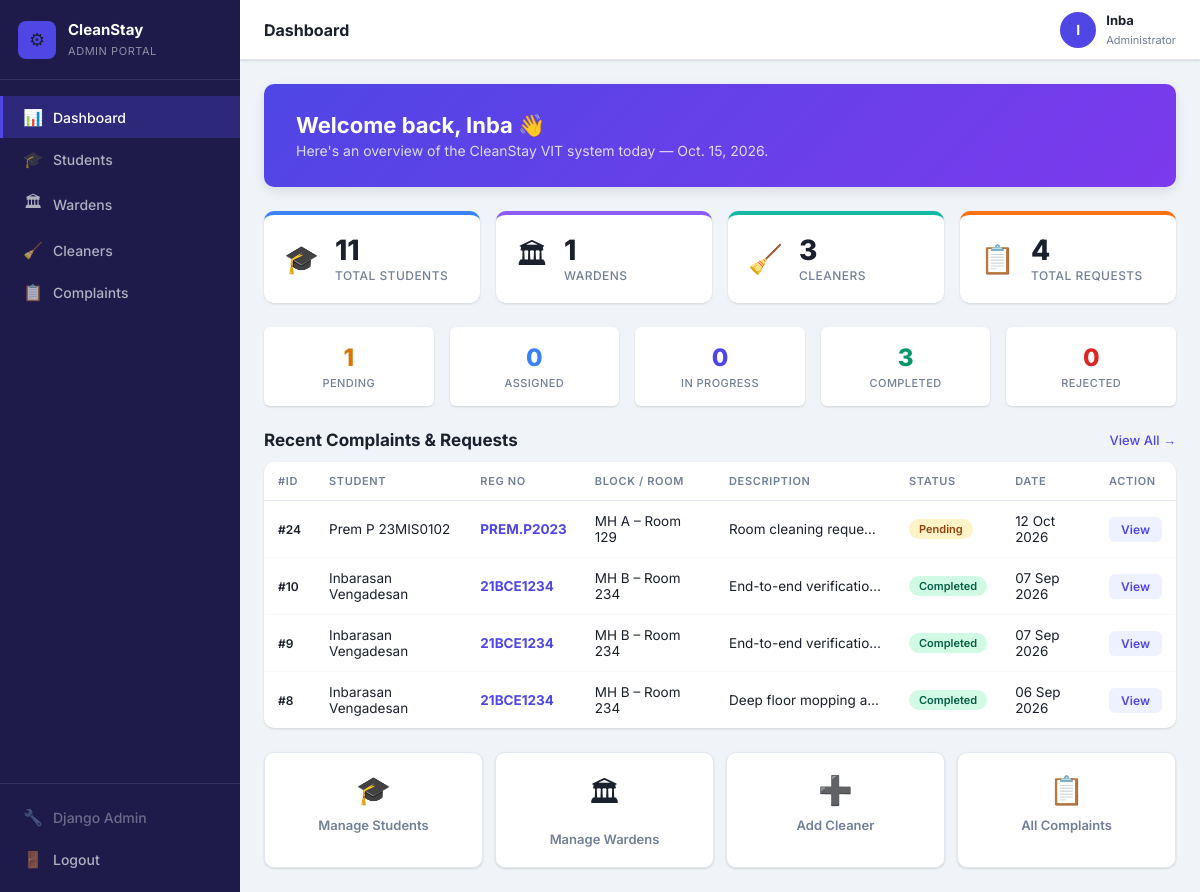
The page /portal/ (signed in) on the database its author committed.
### accounts/models.py (models this page shows, shortened)
class User(AbstractUser):
    username = None
    ROLE_CHOICES = [
        ("student", "Student"),
        ("warden", "Warden"),
        ("cleaner", "Cleaner"),
        ("admin", "Admin"),
    ]
    name = models.CharField(
        max_length=100
    )
    email = models.EmailField(
        unique=True,
        blank=True,
        null=True
    )
    phone = models.CharField(
        max_length=10,
        unique=True,
        blank=True,
        null=True
    )
    role = models.CharField(
        max_length=20,
        choices=ROLE_CHOICES
    )
    USERNAME_FIELD = "email"
    REQUIRED_FIELDS = ["name"]
    objects = UserManager()

### cleaning/models.py (models this page shows, shortened)
class CleaningRequest(models.Model):
    TIME_SLOT_CHOICES = [
        ("09:00-10:00", "9:00 AM - 10:00 AM"),
        ("10:00-11:00", "10:00 AM - 11:00 AM"),
        ("14:00-15:00", "2:00 PM - 3:00 PM"),
        ("16:00-17:00", "4:00 PM - 5:00 PM"),
        ("18:00-19:00", "6:00 PM - 7:00 PM"),
    ]
    CLEANING_TYPE_CHOICES = [
        ("room_cleaning", "Room Cleaning"),
        ("sweeping", "Sweeping"),
        ("mopping", "Mopping"),
        ("dusting", "Dusting"),
        ("full", "Full Room Cleaning"),
    ]
    STATUS_CHOICES = [
        ("pending", "Pending"),
        ("approved", "Approved"),
        ("assigned", "Assigned"),
        ("scheduled", "Scheduled"),
        ("in_progress", "In Progress"),
        ("completed", "Completed"),
        ("confirmed", "Confirmed by Student"),
        ("not_cleaned", "Not Cleaned"),
        ("cancelled", "Cancelled"),
        ("rejected", "Rejected"),
    ]
    student = models.ForeignKey(
        StudentProfile,
        on_delete=models.CASCADE,
        related_name="cleaning_requests",
    )
    room = models.ForeignKey(
        "students.Room",
        on_delete=models.PROTECT,
        related_name="cleaning_requests",
        null=True,
        blank=True,
    )
    hostel_allocation = models.ForeignKey(
        HostelAllocation,
        on_delete=models.PROTECT,
        related_name="cleaning_requests",
    )
    cleaning_date = models.DateField()
    time_slot = models.CharField(
        max_length=20,
        choices=TIME_SLOT_CHOICES,
    )
    cleaning_type = models.CharField(
        max_length=20,
        choices=CLEANING_TYPE_CHOICES,
        default="room_cleaning",
    )
    description = models.TextField(
        blank=True,
        help_text="Description of what needs to be cleaned in the room.",
    )
    remarks = models.TextField(
        blank=True,
        help_text="Any special instructions for the cleaner (optional).",
    )
    warden_notes = models.TextField(
        blank=True,
        help_text="Internal notes added by the warden.",
    )
    status = models.CharField(
        max_length=20,
        choices=STATUS_CHOICES,
        default="pending",
    )
    assigned_cleaner = models.ForeignKey(
        CleanerProfile,
        on_delete=models.SET_NULL,
        null=True,
        blank=True,
        related_name="assigned_requests",
    )
    assigned_by = models.ForeignKey(
        WardenProfile,
        on_delete=models.SET_NULL,
        null=True,
        blank=True,
        related_name="assigned_requests",
    )
    completion_date = models.DateField(
        null=True,
        blank=True,
    )
    created_at = models.DateTimeField(auto_now_add=True)
    updated_at = models.DateTimeField(auto_now=True)
    class Meta:
        ordering = ["-created_at"]
        constraints = [
            models.UniqueConstraint(
                fields=["room"],
                condition=models.Q(status__in=ACTIVE_STATUSES),
                name="unique_active_cleaning_request_per_room",
            )
        ]
    @property
    def get_description(self):
        return self.description.strip() if self.description else (self.remarks.strip() if self.remarks else "Room cleaning requested")

### students/models.py (models this page shows, shortened)
class StudentProfile(models.Model):
    user = models.OneToOneField(
        settings.AUTH_USER_MODEL,
        on_delete=models.CASCADE,
        related_name="student_profile"
    )
    registration_number = models.CharField(
        max_length=20,
        blank=True,
        default="",
        help_text="Student Registration Number (e.g. 21BCE1234)"
    )
    def get_registration_number(self):
        if self.registration_number:
            return self.registration_number.strip().upper()

class HostelAllocation(models.Model):
    student = models.ForeignKey(
        StudentProfile,
        on_delete=models.CASCADE,
        related_name="allocations"
    )
    room = models.ForeignKey(
        Room,
        on_delete=models.CASCADE,
        related_name="allocations",
        null=True,
        blank=True
    )
    hostel_name = models.CharField(
        max_length=100,
        default="VIT Men's Hostel"
    )
    block = models.CharField(
        max_length=20,
        choices=HOSTEL_BLOCK_CHOICES
    )
    room_number = models.CharField(
        max_length=10
    )
    academic_year = models.CharField(
        max_length=20
    )
    is_current = models.BooleanField(
        default=True
    )
    created_at = models.DateTimeField(
        auto_now_add=True
    )
    class Meta:
        ordering = [
            "-is_current",
            "-created_at"
        ]

### portal/views.py (the view)
    @login_required
    def wrapper(request, *args, **kwargs):
        if getattr(request.user, "role", None) != "admin":
            return HttpResponseForbidden(
                "This page is accessible to administrators only."
            )
        return view_fn(request, *args, **kwargs)

### portal/views.py (called while the page is built)
def admin_required(view_fn):
    @login_required
    def wrapper(request, *args, **kwargs):
        if getattr(request.user, "role", None) != "admin":
            return HttpResponseForbidden(
                "This page is accessible to administrators only."
            )
        return view_fn(request, *args, **kwargs)
    wrapper.__name__ = view_fn.__name__
    return wrapper

### templates/portal/dashboard.html (shortened to what this page needs)
{% extends "portal/base.html" %}
{% block page_title %}Dashboard{% endblock %}
{% block nav_dashboard %}active{% endblock %}
{% block content %}
<div class="portal-page">
    <div class="portal-welcome-banner">
        <div class="welcome-text">
            <h1>Welcome back, {{ request.user.name|default:"Administrator" }} 👋</h1>
            <p>Here's an overview of the CleanStay VIT system today — {{ today }}.</p>
        </div>
    </div>
    <div class="stats-grid">
        <div class="stat-card stat-blue">
            <div class="stat-icon">🎓</div>
            <div class="stat-body">
                <div class="stat-number">{{ total_students }}</div>
                <div class="stat-label">Total Students</div>
            </div>
        </div>
        <div class="stat-card stat-purple">
            <div class="stat-icon">🏛</div>
            <div class="stat-body">
                <div class="stat-number">{{ total_wardens }}</div>
                <div class="stat-label">Wardens</div>
            </div>
        </div>
        <div class="stat-card stat-teal">
            <div class="stat-icon">🧹</div>
            <div class="stat-body">
                <div class="stat-number">{{ total_cleaners }}</div>
                <div class="stat-label">Cleaners</div>
            </div>
        </div>
        <div class="stat-card stat-orange">
            <div class="stat-icon">📋</div>
            <div class="stat-body">
                <div class="stat-number">{{ total_requests }}</div>
                <div class="stat-label">Total Requests</div>
            </div>
        </div>
    </div>
    <div class="stats-grid stats-grid-5">
        <div class="mini-stat mini-yellow">
            <div class="mini-number">{{ pending_requests }}</div>
            <div class="mini-label">Pending</div>
        </div>
        <div class="mini-stat mini-blue">
            <div class="mini-number">{{ assigned_requests }}</div>
            <div class="mini-label">Assigned</div>
        </div>
        <div class="mini-stat mini-indigo">
            <div class="mini-number">{{ inprogress_requests }}</div>
            <div class="mini-label">In Progress</div>
        </div>
        <div class="mini-stat mini-green">
            <div class="mini-number">{{ completed_requests }}</div>
            <div class="mini-label">Completed</div>
        </div>
        <div class="mini-stat mini-red">
            <div class="mini-number">{{ rejected_requests }}</div>
            <div class="mini-label">Rejected</div>
        </div>
    </div>
    <div class="portal-section">
        <div class="section-header">
            <h2>Recent Complaints &amp; Requests</h2>
            <a href="{% url 'portal:portal_complaints' %}" class="btn-link">View All →</a>
        </div>
        {% if recent_requests %}
        <div class="table-wrapper">
            <table class="portal-table">
                <thead>
                    <tr>
                        <th>#ID</th>
                        <th>Student</th>
                        <th>Reg No</th>
                        <th>Block / Room</th>
                        <th>Description</th>
                        <th>Status</th>
                        <th>Date</th>
                        <th>Action</th>
                    </tr>
                </thead>
                <tbody>
                    {% for req in recent_requests %}
                    <tr>
                        <td class="id-cell">#{{ req.pk }}</td>
                        <td>{{ req.student.user.name|default:req.student.user.email }}</td>
                        <td><strong style="color:#4f46e5;">{{ req.student.get_registration_number }}</strong></td>
                        <td>{{ req.hostel_allocation.block }} – Room {{ req.hostel_allocation.room_number }}</td>
                        <td style="max-width:180px;overflow:hidden;text-overflow:ellipsis;white-space:nowrap;" title="{{ req.get_description }}">{{ req.get_description }}</td>
                        <td><span class="badge badge-{{ req.status }}">{{ req.get_status_display }}</span></td>
                        <td>{{ req.cleaning_date|date:"d M Y" }}</td>
                        <td>
                            <a href="{% url 'portal:portal_complaint_detail' req.pk %}" class="btn-sm">View</a>
                        </td>
                    </tr>
                    {% endfor %}
                </tbody>
            </table>
        </div>
        {% else %}
        <div class="empty-state">
            <div class="empty-icon">📭</div>
            <p>No requests found.</p>
        </div>
        {% endif %}
    </div>
    <div class="quick-links-grid">
        <a href="{% url 'portal:portal_students' %}" class="quick-link-card">
            <span class="ql-icon">🎓</span>
            <span class="ql-label">Manage Students</span>
        </a>
        <a href="{% url 'portal:portal_wardens' %}" class="quick-link-card">
            <span class="ql-icon">🏛</span>
            <span class="ql-label">Manage Wardens</span>
        </a>
        <a href="{% url 'portal:portal_add_cleaner' %}" class="quick-link-card">
            <span class="ql-icon">➕</span>
            <span class="ql-label">Add Cleaner</span>
        </a>
        <a href="{% url 'portal:portal_complaints' %}" class="quick-link-card">
            <span class="ql-icon">📋</span>
            <span class="ql-label">All Complaints</span>
        </a>
    </div>
</div>
{% endblock %}

### templates/portal/base.html (shortened to what this page needs)
{% load static %}
<!DOCTYPE html>
<html lang="en">
<head>
    <link rel="stylesheet" href="{% static 'css/portal.css' %}">
</head>
<body class="portal-body">
<aside class="portal-sidebar" id="portalSidebar">
    <div class="sidebar-brand">
        <div class="sidebar-brand-icon">⚙</div>
        <div class="sidebar-brand-text">
            <strong>CleanStay</strong>
            <span>Admin Portal</span>
        </div>
    </div>
    <nav class="sidebar-nav">
        <a href="{% url 'portal:portal_dashboard' %}" class="sidebar-link {% block nav_dashboard %}{% endblock %}">
            <span class="sidebar-icon">📊</span> Dashboard
        </a>
        <a href="{% url 'portal:portal_students' %}" class="sidebar-link {% block nav_students %}{% endblock %}">
            <span class="sidebar-icon">🎓</span> Students
        </a>
        <a href="{% url 'portal:portal_wardens' %}" class="sidebar-link {% block nav_wardens %}{% endblock %}">
            <span class="sidebar-icon">🏛</span> Wardens
        </a>
        <a href="{% url 'portal:portal_cleaners' %}" class="sidebar-link {% block nav_cleaners %}{% endblock %}">
            <span class="sidebar-icon">🧹</span> Cleaners
        </a>
        <a href="{% url 'portal:portal_complaints' %}" class="sidebar-link {% block nav_complaints %}{% endblock %}">
            <span class="sidebar-icon">📋</span> Complaints
        </a>
    </nav>
    <div class="sidebar-footer">
        <a href="/admin/" class="sidebar-link sidebar-link-muted" target="_blank">
            <span class="sidebar-icon">🔧</span> Django Admin
        </a>
        <a href="{% url 'logout' %}" class="sidebar-link sidebar-link-danger">
            <span class="sidebar-icon">🚪</span> Logout
        </a>
    </div>
</aside>
<div class="portal-main">
    <header class="portal-topbar">
        <div class="topbar-title">{% block page_title %}Dashboard{% endblock %}</div>
        <div class="topbar-user">
            <div class="topbar-avatar">{{ request.user.name|first|upper }}</div>
            <div class="topbar-user-info">
                <strong>{{ request.user.name|default:"Admin" }}</strong>
                <span>Administrator</span>
            </div>
        </div>
    </header>
    <main class="portal-content">
        {% block content %}{% endblock %}
    </main>
</div>
</body>
</html>

### rows shown on the page
User: user.name|first "I", user.name "Inba"
CleaningRequest: pk "24", student.user.name "Prem P 23MIS0102", student.get_registration_number "PREM.P2023", hostel_allocation.block "MH A", hostel_allocation.room_number "129", get_description "Room cleaning reque…", status "Pending", cleaning_date "12 Oct 2026"
CleaningRequest: pk "10", student.user.name "Inbarasan Vengadesan", student.get_registration_number "21BCE1234", hostel_allocation.block "MH B", hostel_allocation.room_number "234", get_description "End-to-end verificatio…", status "Completed", cleaning_date "07 Sep 2026"
CleaningRequest: pk "9", student.user.name "Inbarasan Vengadesan", student.get_registration_number "21BCE1234", hostel_allocation.block "MH B", hostel_allocation.room_number "234", get_description "End-to-end verificatio…", status "Completed", cleaning_date "07 Sep 2026"
CleaningRequest: pk "8", student.user.name "Inbarasan Vengadesan", student.get_registration_number "21BCE1234", hostel_allocation.block "MH B", hostel_allocation.room_number "234", get_description "Deep floor mopping a…", status "Completed", cleaning_date "06 Sep 2026"

### other values the page prints
{{ today }} "Oct. 15, 2026"
{{ total_students }} "11"
{{ total_wardens }} "1"
{{ total_cleaners }} "3"
{{ total_requests }} "4"
{{ pending_requests }} "1"
{{ assigned_requests }} "0"
{{ inprogress_requests }} "0"
{{ completed_requests }} "3"
{{ rejected_requests }} "0"
